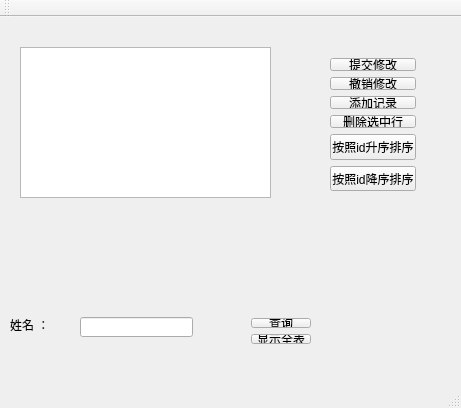
<?xml version="1.0" encoding="UTF-8"?>
<ui version="4.0">
 <class>MainWindow</class>
 <widget class="QMainWindow" name="MainWindow">
  <property name="geometry">
   <rect>
    <x>0</x>
    <y>0</y>
    <width>461</width>
    <height>408</height>
   </rect>
  </property>
  <property name="windowTitle">
   <string>MainWindow</string>
  </property>
  <widget class="QWidget" name="centralWidget">
   <widget class="QLabel" name="label">
    <property name="geometry">
     <rect>
      <x>10</x>
      <y>300</y>
      <width>54</width>
      <height>16</height>
     </rect>
    </property>
    <property name="text">
     <string>姓名 ：</string>
    </property>
   </widget>
   <widget class="QLineEdit" name="lineEdit">
    <property name="geometry">
     <rect>
      <x>80</x>
      <y>300</y>
      <width>113</width>
      <height>20</height>
     </rect>
    </property>
   </widget>
   <widget class="QTableView" name="tableView">
    <property name="geometry">
     <rect>
      <x>20</x>
      <y>30</y>
      <width>251</width>
      <height>151</height>
     </rect>
    </property>
    <property name="locale">
     <locale language="English" country="UnitedStates"/>
    </property>
   </widget>
   <widget class="QWidget" name="layoutWidget">
    <property name="geometry">
     <rect>
      <x>240</x>
      <y>290</y>
      <width>82</width>
      <height>48</height>
     </rect>
    </property>
    <layout class="QVBoxLayout" name="verticalLayout_3">
     <item>
      <widget class="QPushButton" name="pushButton_5">
       <property name="text">
        <string>查询</string>
       </property>
      </widget>
     </item>
     <item>
      <widget class="QPushButton" name="pushButton_6">
       <property name="text">
        <string>显示全表</string>
       </property>
      </widget>
     </item>
    </layout>
   </widget>
   <widget class="QWidget" name="layoutWidget">
    <property name="geometry">
     <rect>
      <x>319</x>
      <y>30</y>
      <width>108</width>
      <height>155</height>
     </rect>
    </property>
    <layout class="QVBoxLayout" name="verticalLayout_4">
     <item>
      <layout class="QVBoxLayout" name="verticalLayout">
       <item>
        <widget class="QPushButton" name="pushButton">
         <property name="text">
          <string>提交修改</string>
         </property>
        </widget>
       </item>
       <item>
        <widget class="QPushButton" name="pushButton_2">
         <property name="text">
          <string>撤销修改</string>
         </property>
        </widget>
       </item>
       <item>
        <widget class="QPushButton" name="pushButton_3">
         <property name="text">
          <string>添加记录</string>
         </property>
        </widget>
       </item>
       <item>
        <widget class="QPushButton" name="pushButton_4">
         <property name="text">
          <string>删除选中行</string>
         </property>
        </widget>
       </item>
      </layout>
     </item>
     <item>
      <layout class="QVBoxLayout" name="verticalLayout_2">
       <item>
        <widget class="QPushButton" name="pushButton_7">
         <property name="text">
          <string>按照id升序排序</string>
         </property>
        </widget>
       </item>
       <item>
        <widget class="QToolButton" name="toolButton">
         <property name="text">
          <string>按照id降序排序</string>
         </property>
        </widget>
       </item>
      </layout>
     </item>
    </layout>
   </widget>
  </widget>
  <widget class="QMenuBar" name="menuBar">
   <property name="geometry">
    <rect>
     <x>0</x>
     <y>0</y>
     <width>461</width>
     <height>22</height>
    </rect>
   </property>
  </widget>
  <widget class="QToolBar" name="mainToolBar">
   <attribute name="toolBarArea">
    <enum>TopToolBarArea</enum>
   </attribute>
   <attribute name="toolBarBreak">
    <bool>false</bool>
   </attribute>
  </widget>
  <widget class="QStatusBar" name="statusBar"/>
 </widget>
 <layoutdefault spacing="6" margin="11"/>
 <resources/>
 <connections/>
</ui>
